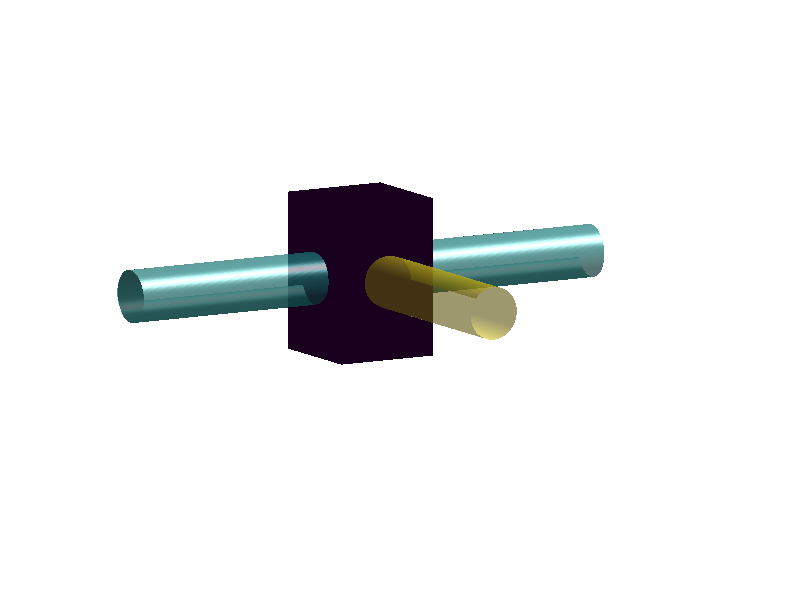

The MATLAB script that drew this image:
% drawing a cuvette measurement

phi = 0:pi/100:2*pi;
y = [-10 10];

a = 2;
h = 3;
d = 0.2;
for j=-1:2:1
    patch(ones(1,5)*a*j, [-a -a a a -a], [h -h -h h h], ones(1,5)*0.2, 'facealpha', 0.4-j/10);
    patch([-a -a a a -a], ones(1,5)*a*j, [h -h -h h h], ones(1,5)*0.2, 'facealpha', 0.4+j/10);    
end
patch([-a -a a a -a], [a -a -a a a], -h*ones(1,5), ones(1,5)*0.2, 'facealpha', 0.6);            
hold on
surf(cos(phi')*[1 1],ones(length(phi),1)*y,sin(phi')*[1 1],ones(length(phi),2)*0.6, 'facealpha', 0.7);
x = [0 10];
surf(ones(length(phi),1)*x, cos(phi')*[1 1], sin(phi')*[1 1],ones(length(phi),2)*1, 'facealpha', 0.6);
surf(cos(phi')*[0:0.1:1],ones(length(phi),11)*y(1),sin(phi')*[0:0.1:1],ones(length(phi),11)*0.6, 'facealpha', 0.7);




shading interp
axis image
axis off
camlight
view([60 10])
hold off
